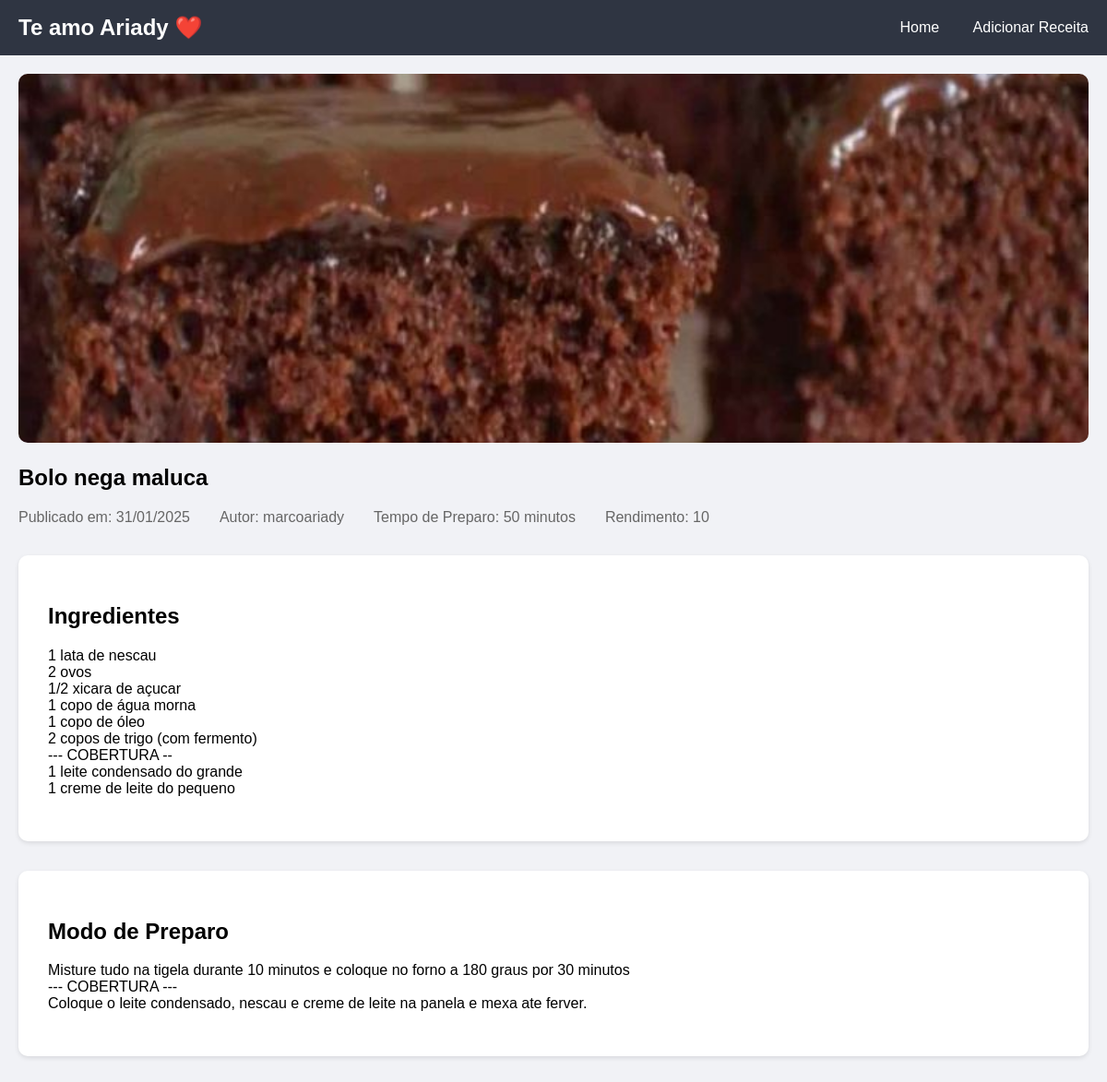
Page /receita/1/ (signed in) on the committed database.
### receitas/models.py (models this page shows, shortened)
class Receita(models.Model):
    CATEGORIAS = [
        ('DOCES', 'Doces'),
        ('SALGADOS', 'Salgados'),
        ('MASSAS', 'Massas'),
    ]
    titulo = models.CharField(max_length=200)
    descricao = models.TextField()
    ingredientes = models.TextField()
    modo_preparo = models.TextField()
    tempo_preparo = models.PositiveIntegerField(help_text="Em minutos")
    rendimento = models.CharField(max_length=100)
    categoria = models.CharField(max_length=8, choices=CATEGORIAS)
    data_publicacao = models.DateTimeField(auto_now_add=True)
    autor = models.ForeignKey(User, on_delete=models.CASCADE)
    imagem = models.ImageField(upload_to='receitas/', blank=True, null=True)

### receitas/views.py (the view)
# urls.py: path('receita/<int:receita_id>/', views.detalhe_receita, name='detalhe_receita'),
def detalhe_receita(request, receita_id):
    receita = get_object_or_404(Receita, pk=receita_id)
    return render(request, 'receita_detalhe.html', {'receita': receita})

### receitas/templates/receita_detalhe.html
{% extends 'base.html' %} {% block content %}
<article class="detalhe-receita">
  {% if receita.imagem %}
  <img
    src="{{ receita.imagem.url }}"
    alt="{{ receita.titulo }}"
    class="imagem-destaque"
  />
  {% endif %}
  <h1>{{ receita.titulo }}</h1>
  <div class="meta-info">
    <span>Publicado em: {{ receita.data_publicacao|date:"d/m/Y" }}</span>
    <span>Autor: {{ receita.autor.username }}</span>
    <span>Tempo de Preparo: {{ receita.tempo_preparo }} minutos</span>
    <span>Rendimento: {{ receita.rendimento }}</span>
  </div>
  <div class="ingredientes">
    <h2>Ingredientes</h2>
    <pre>{{ receita.ingredientes }}</pre>
  </div>
  <div class="modo-preparo">
    <h2>Modo de Preparo</h2>
    <pre>{{ receita.modo_preparo }}</pre>
  </div>
</article>
{% endblock %}

### static/css/styles.css (style rules this page uses)
:root { --cor-primaria: #ff4757; --cor-secundaria: #2f3542; --cor-fundo: #f1f2f6; }
body { font-family: "Arial", sans-serif; margin: 0; background-color: var(--cor-fundo); }
.detalhe-receita .imagem-destaque { width: 100%; max-height: 400px; object-fit: cover; border-radius: 10px; }
.meta-info { display: flex; gap: 2rem; margin: 1rem 0; color: #666; }
.ingredientes, .modo-preparo { background: white; padding: 2rem; border-radius: 10px; margin: 2rem 0; box-shadow: 0 2px 5px rgba(0, 0, 0, 0.1); }
pre { white-space: pre-wrap; font-family: inherit; }

### rows in the picture
Receita: imagem (picture), titulo "Bolo nega maluca", data_publicacao "31/01/2025", autor.username "marcoariady", tempo_preparo "50", rendimento "10", ingredientes "1 lata de nescau 2 ovos 1/2 xicara de açucar 1 copo de água morna 1 copo de óleo 2 copos de trigo (com fermento) --- COBERTURA -- 1 leite condensado do grande 1 creme de leite do pequeno", modo_preparo "Misture tudo na tigela durante 10 minutos e coloque no forno a 180 graus por 30 minutos --- COBERTURA --- Coloque o leite condensado, nescau e creme de leite na panela e mexa ate ferver."
